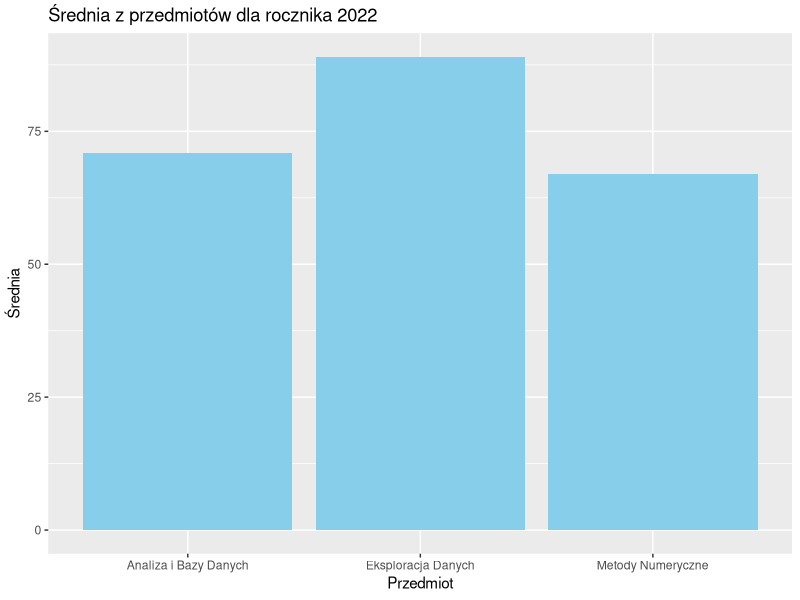
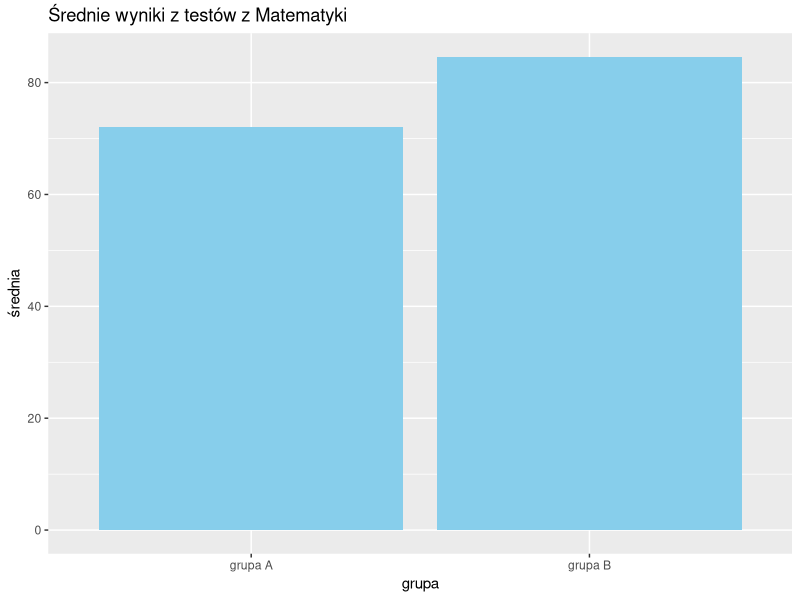

These figures' R source, in order:
vector <- seq(5, 25, by = 5)
cat(vector)
cat(vector[vector > 15])
cat(mean(vector))
cat(sum(vector[1:3]))


wyniki <- c(75, 48, 90, 60, 30)
for (wynik in wyniki) {
  if (wynik >= 60){
    cat("Negatywny\n")
  } else{
    cat("Pozytywny\n")	
	}

}

imiona = c("Jan", "Ola", "Ela")
wiek = c(25, 30, 28)
punkty = c(85, 92, 78)

df <- data.frame(Imię = imiona, Wiek = wiek, Punkty=punkty)

oceny <- rep(0, times=length(punkty))
for (i in 1:length(punkty)) {
  if (punkty[i] < 50) {
    oceny[i] = 2.0
  } else if (punkty[i] < 61){
    oceny[i] = 3.0
  } else if (punkty[i] < 71){
    oceny[i] = 3.5
  } else if (punkty[i] < 81){
    oceny[i] = 4.0
  } else if (punkty[i] < 91){
    oceny[i] = 4.5
  } else {
    oceny[i] = 5.0
  }
}

df$Oceny <- oceny
data = df[df$Wiek < 30,]


install.packages("ggplot2")
library(ggplot2)

df_AIR <- data.frame(
  Przedmiot = c("Analiza i Bazy Danych", "Metody Numeryczne", "Eksploracja Danych"),
  Średnia = c(71, 67, 89),
  Rocznik = c(2022, 2022, 2022)
)

wykres_AIR <- ggplot(df_AIR, aes(x = Przedmiot, y = Średnia)) +
  geom_bar(stat = "identity", fill = "skyblue") +
  labs(title = "Średnia z przedmiotów dla rocznika 2022",
       x = "Przedmiot",
       y = "Średnia")

print(wykres_AIR)


#wyniki_grupa_A <- c(60, 65, 75, 68, 62)
#wyniki_grupa_B <- c(78, 80, 85, 92, 88)

wyniki_grupa_A <- c(80, 65, 75, 68, 72)
wyniki_grupa_B <- c(78, 80, 85, 92, 88)

grupa = c("grupa A", "grupa B")
srednia = c(mean(wyniki_grupa_A), mean(wyniki_grupa_B))
if(mean(wyniki_grupa_A) < 70){
  cat("Grupa A ze srednia ponizej 70")
  
}

dane <- data.frame(
  Grupa = grupa,
  Matematyka = srednia
)

#dane_filtr <- dane[dane$Grupa == "grupa A" & dane$Matematyka >= 70, ]
dane_filtr <- subset(dane, ! (Grupa == "grupa A" & Matematyka < 70))
  
wykres <- ggplot(dane_filtr, aes(x = Grupa, y = Matematyka)) +
  geom_bar(stat = "identity", fill = "skyblue") +
  labs(title = "Średnie wyniki z testów z Matematyki",
       x = "grupa",
       y = "średnia")

print(wykres)
  
  




